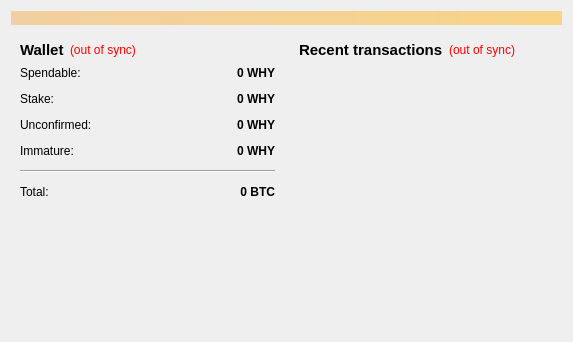
<?xml version="1.0" encoding="UTF-8"?>
<ui version="4.0">
 <class>OverviewPage</class>
 <widget class="QWidget" name="OverviewPage">
  <property name="geometry">
   <rect>
    <x>0</x>
    <y>0</y>
    <width>573</width>
    <height>342</height>
   </rect>
  </property>
  <property name="windowTitle">
   <string>Form</string>
  </property>
  <layout class="QVBoxLayout" name="topLayout">
   <item>
    <widget class="QLabel" name="labelAlerts">
     <property name="visible">
      <bool>false</bool>
     </property>
     <property name="styleSheet">
      <string notr="true">background-color: qlineargradient(x1: 0, y1: 0, x2: 1, y2: 0, stop:0 #F0D0A0, stop:1 #F8D488);  color:#000000
</string>
     </property>
     <property name="wordWrap">
      <bool>true</bool>
     </property>
     <property name="margin">
      <number>3</number>
     </property>
    </widget>
   </item>
   <item>
    <layout class="QHBoxLayout" name="horizontalLayout" stretch="1,1">
     <item>
      <layout class="QVBoxLayout" name="verticalLayout_2">
       <item>
        <widget class="QWidget" name="widget" native="true">
         <layout class="QVBoxLayout" name="verticalLayout_4">
          <item>
           <layout class="QHBoxLayout" name="horizontalLayout_4">
            <item>
             <widget class="QLabel" name="label_5">
              <property name="font">
               <font>
                <pointsize>11</pointsize>
                <weight>75</weight>
                <bold>true</bold>
               </font>
              </property>
              <property name="text">
               <string>Wallet</string>
              </property>
             </widget>
            </item>
            <item>
             <widget class="QLabel" name="labelWalletStatus">
              <property name="toolTip">
               <string>The displayed information may be out of date. Your wallet automatically synchronizes with the WhyCoin network after a connection is established, but this process has not completed yet.</string>
              </property>
              <property name="styleSheet">
               <string notr="true">QLabel { color: red; }</string>
              </property>
              <property name="text">
               <string notr="true">(out of sync)</string>
              </property>
              <property name="alignment">
               <set>Qt::AlignLeading|Qt::AlignLeft|Qt::AlignVCenter</set>
              </property>
             </widget>
            </item>
            <item>
             <spacer name="horizontalSpacer_2">
              <property name="orientation">
               <enum>Qt::Horizontal</enum>
              </property>
              <property name="sizeHint" stdset="0">
               <size>
                <width>40</width>
                <height>20</height>
               </size>
              </property>
             </spacer>
            </item>
           </layout>
          </item>
          <item>
           <layout class="QFormLayout" name="formLayout_2">
            <property name="fieldGrowthPolicy">
             <enum>QFormLayout::AllNonFixedFieldsGrow</enum>
            </property>
            <property name="horizontalSpacing">
             <number>12</number>
            </property>
            <property name="verticalSpacing">
             <number>12</number>
            </property>
            <item row="0" column="0">
             <widget class="QLabel" name="label">
              <property name="text">
               <string>Spendable:</string>
              </property>
             </widget>
            </item>
            <item row="0" column="1">
             <widget class="QLabel" name="labelBalance">
              <property name="font">
               <font>
                <weight>75</weight>
                <bold>true</bold>
               </font>
              </property>
              <property name="cursor">
               <cursorShape>IBeamCursor</cursorShape>
              </property>
              <property name="toolTip">
               <string>Your current spendable balance</string>
              </property>
              <property name="text">
               <string notr="true">0 WHY</string>
              </property>
              <property name="alignment">
               <set>Qt::AlignRight|Qt::AlignTrailing|Qt::AlignVCenter</set>
              </property>
              <property name="textInteractionFlags">
               <set>Qt::LinksAccessibleByMouse|Qt::TextSelectableByKeyboard|Qt::TextSelectableByMouse</set>
              </property>
             </widget>
            </item>
            <item row="1" column="0">
             <widget class="QLabel" name="label_6">
              <property name="text">
               <string>Stake:</string>
              </property>
             </widget>
            </item>
            <item row="1" column="1">
             <widget class="QLabel" name="labelStake">
              <property name="font">
               <font>
                <weight>75</weight>
                <bold>true</bold>
               </font>
              </property>
              <property name="cursor">
               <cursorShape>IBeamCursor</cursorShape>
              </property>
              <property name="toolTip">
               <string>Total of coins that was staked, and do not yet count toward the current balance</string>
              </property>
              <property name="text">
               <string notr="true">0 WHY</string>
              </property>
              <property name="alignment">
               <set>Qt::AlignRight|Qt::AlignTrailing|Qt::AlignVCenter</set>
              </property>
              <property name="textInteractionFlags">
               <set>Qt::LinksAccessibleByMouse|Qt::TextSelectableByKeyboard|Qt::TextSelectableByMouse</set>
              </property>
             </widget>
            </item>
            <item row="2" column="0">
             <widget class="QLabel" name="label_3">
              <property name="text">
               <string>Unconfirmed:</string>
              </property>
             </widget>
            </item>
            <item row="2" column="1">
             <widget class="QLabel" name="labelUnconfirmed">
              <property name="font">
               <font>
                <weight>75</weight>
                <bold>true</bold>
               </font>
              </property>
              <property name="cursor">
               <cursorShape>IBeamCursor</cursorShape>
              </property>
              <property name="toolTip">
               <string>Total of transactions that have yet to be confirmed, and do not yet count toward the current balance</string>
              </property>
              <property name="text">
               <string notr="true">0 WHY</string>
              </property>
              <property name="alignment">
               <set>Qt::AlignRight|Qt::AlignTrailing|Qt::AlignVCenter</set>
              </property>
              <property name="textInteractionFlags">
               <set>Qt::LinksAccessibleByMouse|Qt::TextSelectableByKeyboard|Qt::TextSelectableByMouse</set>
              </property>
             </widget>
            </item>
            <item row="3" column="0">
             <widget class="QLabel" name="labelImmatureText">
              <property name="text">
               <string>Immature:</string>
              </property>
             </widget>
            </item>
            <item row="3" column="1">
             <widget class="QLabel" name="labelImmature">
              <property name="font">
               <font>
                <weight>75</weight>
                <bold>true</bold>
               </font>
              </property>
              <property name="toolTip">
               <string>Mined balance that has not yet matured</string>
              </property>
              <property name="text">
               <string notr="true">0 WHY</string>
              </property>
              <property name="alignment">
               <set>Qt::AlignRight|Qt::AlignTrailing|Qt::AlignVCenter</set>
              </property>
              <property name="textInteractionFlags">
               <set>Qt::LinksAccessibleByMouse|Qt::TextSelectableByKeyboard|Qt::TextSelectableByMouse</set>
              </property>
             </widget>
            </item>
            <item row="4" column="0" colspan="2">
             <widget class="Line" name="line">
              <property name="orientation">
               <enum>Qt::Horizontal</enum>
              </property>
             </widget>
            </item>
            <item row="5" column="0">
             <widget class="QLabel" name="labelTotalText">
              <property name="text">
               <string>Total:</string>
              </property>
             </widget>
            </item>
            <item row="5" column="1">
             <widget class="QLabel" name="labelTotal">
              <property name="font">
               <font>
                <weight>75</weight>
                <bold>true</bold>
               </font>
              </property>
              <property name="cursor">
               <cursorShape>IBeamCursor</cursorShape>
              </property>
              <property name="toolTip">
               <string>Your current total balance</string>
              </property>
              <property name="text">
               <string notr="true">0 BTC</string>
              </property>
              <property name="alignment">
               <set>Qt::AlignRight|Qt::AlignTrailing|Qt::AlignVCenter</set>
              </property>
              <property name="textInteractionFlags">
               <set>Qt::LinksAccessibleByMouse|Qt::TextSelectableByKeyboard|Qt::TextSelectableByMouse</set>
              </property>
             </widget>
            </item>
           </layout>
          </item>
         </layout>
        </widget>
       </item>
       <item>
        <spacer name="verticalSpacer">
         <property name="orientation">
          <enum>Qt::Vertical</enum>
         </property>
         <property name="sizeHint" stdset="0">
          <size>
           <width>20</width>
           <height>40</height>
          </size>
         </property>
        </spacer>
       </item>
      </layout>
     </item>
     <item>
      <layout class="QVBoxLayout" name="verticalLayout_3">
       <item>
        <widget class="QWidget" name="widget_2" native="true">
         <layout class="QVBoxLayout" name="verticalLayout">
          <item>
           <layout class="QHBoxLayout" name="horizontalLayout_2">
            <item>
             <widget class="QLabel" name="label_4">
              <property name="font">
               <font>
                <pointsize>11</pointsize>
                <weight>75</weight>
                <bold>true</bold>
               </font>
              </property>
              <property name="text">
               <string>&lt;b&gt;Recent transactions&lt;/b&gt;</string>
              </property>
             </widget>
            </item>
            <item>
             <widget class="QLabel" name="labelTransactionsStatus">
              <property name="toolTip">
               <string>The displayed information may be out of date. Your wallet automatically synchronizes with the WhyCoin network after a connection is established, but this process has not completed yet.</string>
              </property>
              <property name="styleSheet">
               <string notr="true">QLabel { color: red; }</string>
              </property>
              <property name="text">
               <string notr="true">(out of sync)</string>
              </property>
              <property name="alignment">
               <set>Qt::AlignRight|Qt::AlignTrailing|Qt::AlignVCenter</set>
              </property>
             </widget>
            </item>
            <item>
             <spacer name="horizontalSpacer">
              <property name="orientation">
               <enum>Qt::Horizontal</enum>
              </property>
              <property name="sizeHint" stdset="0">
               <size>
                <width>40</width>
                <height>20</height>
               </size>
              </property>
             </spacer>
            </item>
           </layout>
          </item>
          <item>
           <widget class="QListView" name="listTransactions">
            <property name="styleSheet">
             <string notr="true">QListView { background: transparent; }</string>
            </property>
            <property name="frameShape">
             <enum>QFrame::NoFrame</enum>
            </property>
            <property name="verticalScrollBarPolicy">
             <enum>Qt::ScrollBarAlwaysOff</enum>
            </property>
            <property name="horizontalScrollBarPolicy">
             <enum>Qt::ScrollBarAlwaysOff</enum>
            </property>
            <property name="selectionMode">
             <enum>QAbstractItemView::NoSelection</enum>
            </property>
           </widget>
          </item>
         </layout>
        </widget>
       </item>
      </layout>
     </item>
    </layout>
   </item>
  </layout>
 </widget>
 <resources/>
 <connections/>
</ui>
